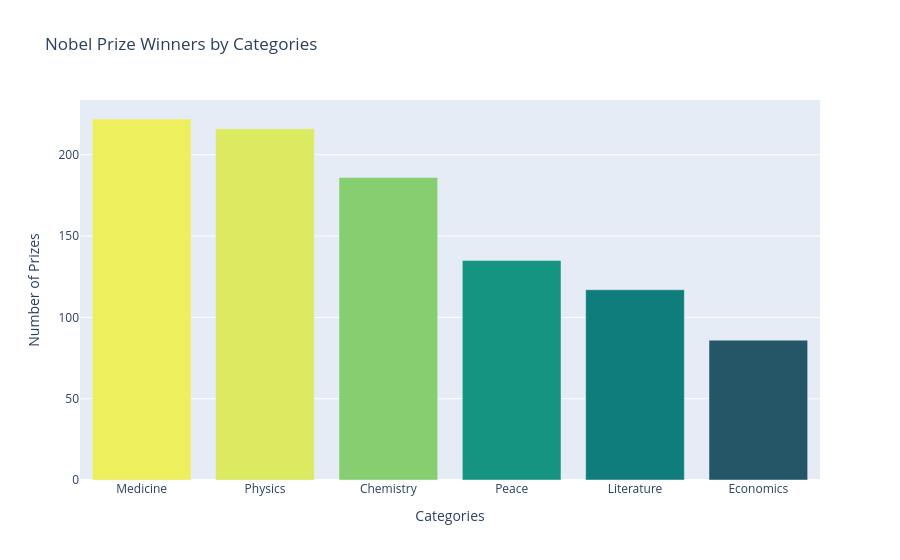

This figure's notebook cell:
### Markdown cell above
# Number of Prizes per Category

**Challenge**: 
* In how many categories are prizes awarded? 
* Create a plotly bar chart with the number of prizes awarded by category. 
* Use the color scale called `Aggrnyl` to colour the chart, but don't show a color axis.
* Which category has the most number of prizes awarded? 
* Which category has the fewest number of prizes awarded?

### Code cell
print(f"Number of categories: {df_data.category.nunique()}")
categories = df_data.category.value_counts()
fig = px.bar(
    categories,
    title="Nobel Prize Winners by Categories",
    color=categories.values,
    color_continuous_scale="Aggrnyl",
)
fig.update_layout(
    xaxis_title="Categories",
    yaxis_title="Number of Prizes",
    coloraxis_showscale=False,
)

### Figure 1 — Plotly figure (JSON) as saved in the notebook; plotly's stock layout.template omitted (floating-point values rounded to 4 significant figures)
{"data": [{"hovertemplate": "category=%{x}<br>value=%{y}<br>color=%{marker.color}<extra></extra>", "legendgroup": "", "marker": {"color": [222, 216, 186, 135, 117, 86], "coloraxis": "coloraxis", "pattern": {"shape": ""}}, "name": "", "orientation": "v", "showlegend": false, "textposition": "auto", "type": "bar", "x": ["Medicine", "Physics", "Chemistry", "Peace", "Literature", "Economics"], "xaxis": "x", "y": [222, 216, 186, 135, 117, 86], "yaxis": "y"}], "layout": {"barmode": "relative", "coloraxis": {"autocolorscale": false, "colorbar": {"title": {"text": "color"}}, "colorscale": [[0, "rgb(36, 86, 104)"], [0.1667, "rgb(15, 114, 121)"], [0.3333, "rgb(13, 143, 129)"], [0.5, "rgb(57, 171, 126)"], [0.6667, "rgb(110, 197, 116)"], [0.8333, "rgb(169, 220, 103)"], [1, "rgb(237, 239, 93)"]], "showscale": false}, "legend": {"tracegroupgap": 0}, "title": {"text": "Nobel Prize Winners by Categories"}, "xaxis": {"anchor": "y", "domain": [0, 1], "title": {"text": "Categories"}}, "yaxis": {"anchor": "x", "domain": [0, 1], "title": {"text": "Number of Prizes"}}}}
